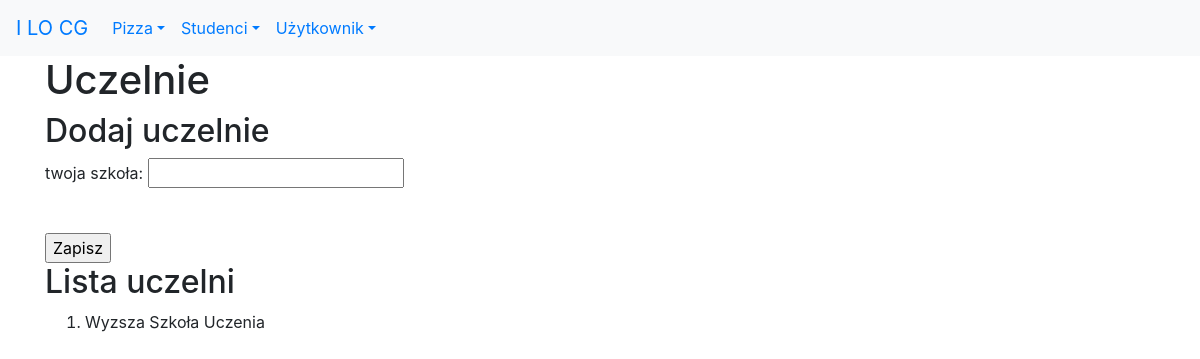
Page /studenci/uczelnie/ on the earlier database version.
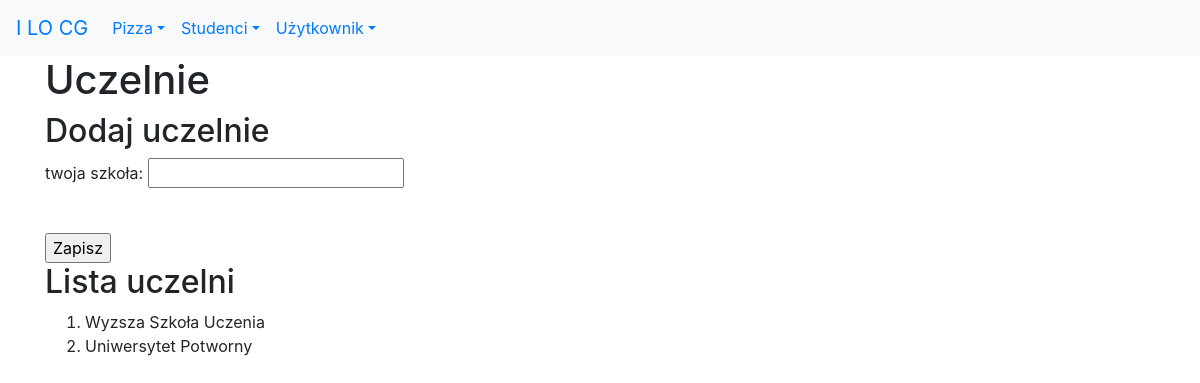
Same page on the later database version.
### studenci/models.py (models this page shows, shortened)
class Uczelnia(models.Model):
    nazwa = models.CharField(verbose_name='uczelnia', max_length=30)
    class Meta:
        verbose_name_plural = "uczelnie"

### studenci/views.py (the view)
# urls.py: path('uczelnie/', views.uczelnie, name='uczelnie'),
def uczelnie(request):
    if request.method == 'POST':
        form = UczelniaForm(request.POST)
        if form.is_valid():
            print(form.cleaned_data)
            u = Uczelnia(nazwa=form.cleaned_data['nazwa'])
            u.save()
            messages.success(request, "Dobrze!!!")
            return redirect(reverse('studenci:uczelnie'))
        else:
            messages.error(request, "Ło ty oszukisto!!!")
    else:
        form = UczelniaForm()
    uczelnie = Uczelnia.objects.all()
    kontekst = {'uczelnie': uczelnie, 'form': form}
    return render(request, 'studenci/uczelnie.html', kontekst)

### studenci/forms.py
class UczelniaForm(forms.Form):
    nazwa = forms.CharField(label="twoja szkoła", max_length=50, widget=forms.TextInput())

### studenci/templates/studenci/uczelnie.html (shortened to what this page needs)
{% extends 'szablon.html' %}
{% block naglowek %}Uczelnie{% endblock naglowek %}
{% block tresc %}
<h2>Dodaj uczelnie</h2>
    <form action="." method="POST">
            {{ form.as_p }}
            <br>
            <input type="submit" value="Zapisz">
    </form>
<h2>Lista uczelni</h2>
<ol>
    {% for uczelnia in uczelnie %}
        <li>{{ uczelnia.nazwa }}</li>
    {% endfor %}
</ol>
{% endblock tresc %}

Differences in the rows shown:
added Uczelnia: nazwa "Uniwersytet Potworny"
